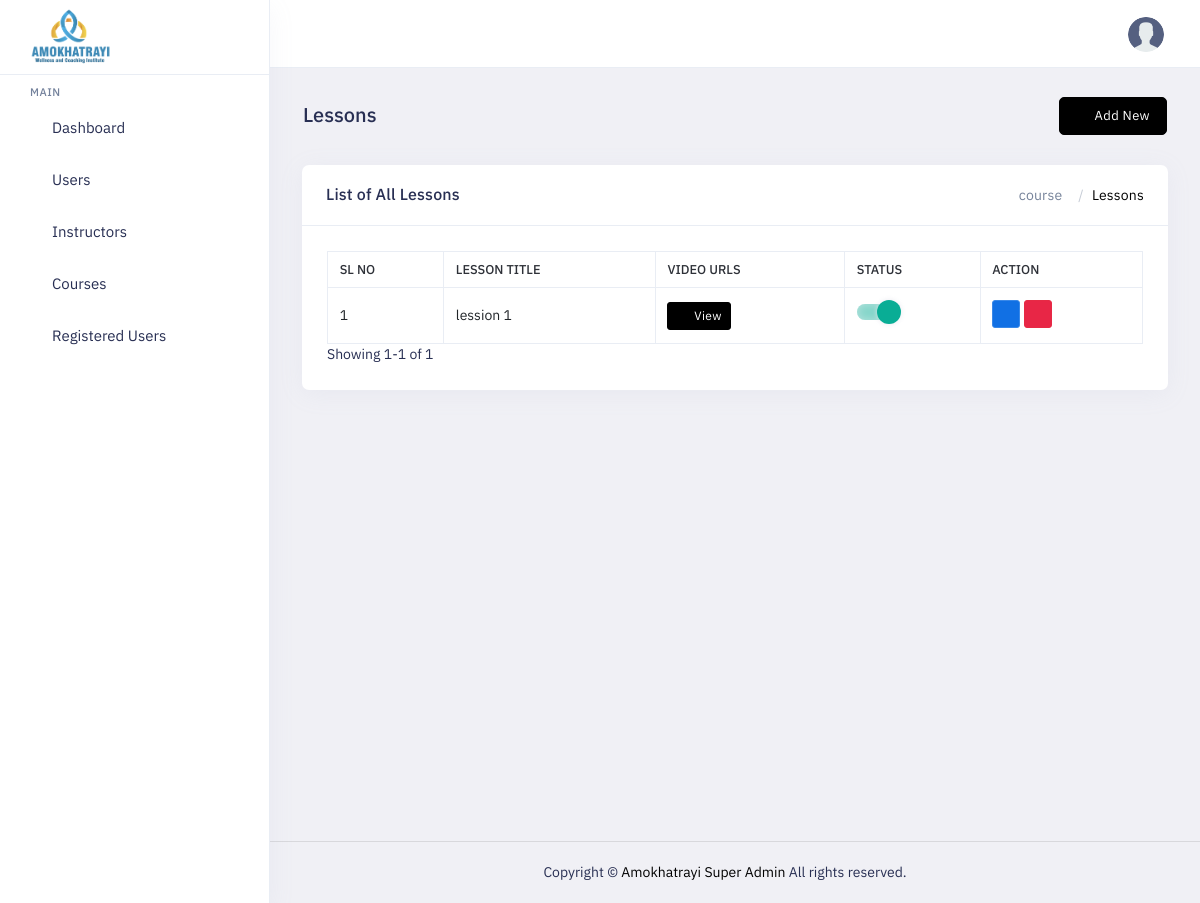
Page /admin-panel/lessionlist/1 (signed in) on the earlier database version.
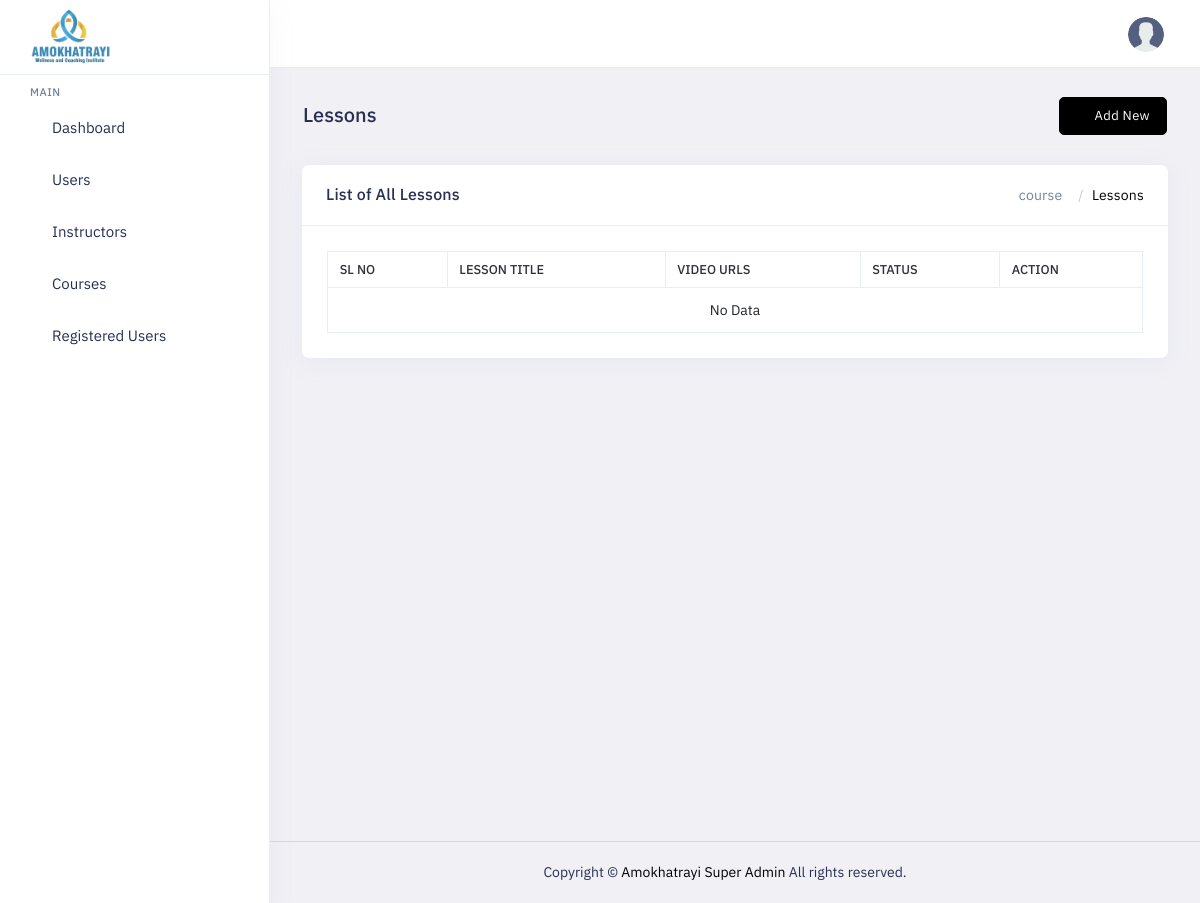
Same page on the later database version.
### superadmin/models.py (models this page shows)
class Lessions(models.Model):
    course = models.ForeignKey(Courses,on_delete=models.CASCADE,null=True, blank=True)
    title = models.TextField(null=True, blank=True)
    is_active = models.BooleanField(default=True)
    created_at = models.DateTimeField(auto_now_add=True)
    updated_at = models.DateTimeField(auto_now=True)

### superadmin/views.py (the view, shortened to what this page needs)
# urls.py: path('lessionlist/<int:id>', views.lessionlist.as_view(), name='lessionlist'),
class lessionlist(LoginRequiredMixin,View):
    def get(self, request, id=None):
        context = {}
        context['lessonid'] =id
        conditions = Q()
        data = Lessions.objects.filter(course=id).order_by('-id')
        p = Paginator(data, 15)
        page_num = request.GET.get('page', 1)
        try:
            page = p.page(page_num)
        except EmptyPage:
            page = p.page(1)
        context['datas'] = page
        context['page'] = page_num
        return renderhelper(request, 'course', 'lesson-view',context)

### superadmin/custom_permision.py (called while the page is built)
    def dispatch(self, request, *args, **kwargs):
        try:
            if request.user.user_type == 4:
                return redirect('superadmin:login')
        except:
            return redirect('superadmin:login')
        if request.user.is_authenticated and request.user.user_type == 4:
            return redirect('superadmin:login')
        if not request.user.is_authenticated:
            return self.handle_no_permission()
        return super().dispatch(request, *args, **kwargs)

### superadmin/helper.py (called while the page is built)
def renderhelper(request,folder,htmlpage,context={}):
    return render(request,'superadmin/'+folder+'/'+htmlpage+'.html',context)

def is_ajax(request):
    return request.META.get('HTTP_X_REQUESTED_WITH') == 'XMLHttpRequest'

### superadmin/templatetags/custom_tags.py (called while the page is built)
@register.simple_tag()
def getcontents(id):
    lead = LessionContents.objects.filter(lesson=id).order_by('id')
    return lead

### templates/superadmin/course/lesson-view.html (shortened to what this page needs)
{% include 'superadmin/layouts/header.html' %}
<div class="main-content app-content mt-0">
    <div class="side-app">
        <div class="main-container container-fluid">
            <div class="page-header">
                <h1 class="page-title">Lessons</h1>
                <div>
                   <a class="btn btn-primary" href="{% url 'superadmin:lessioncreate' lessonid %}"><i class="side-menu__icon fe fe-plus mx-1"></i>Add New</a>
                </div>
            </div>
            <div class="row">
                <div class="col-xl-12">
                    <div class="card">
                        <div class="card-header b-table">
                            <h3 class="card-title">List of All Lessons </h3>
                            <div>
                                <ol class="breadcrumb mb-0"> <li class="breadcrumb-item"> <a href="course-view.php">course</a> </li> <li class="breadcrumb-item active" aria-current="page">Lessons</li> </ol>
                            </div>
                        </div>
                        <div class="card-body">
                            <div class="table-responsive">
                               {% include 'superadmin/course/lesson-table.html' %}
                            </div>
                        </div>
                    </div>
                </div>
            </div>
            </div>
        </div>
    </div>
               </div>
           </div>
{% include 'superadmin/layouts/footer.html' %}

### templates/superadmin/course/lesson-table.html (shortened to what this page needs)
{% load custom_tags %}
 <table
                                    class="table border-top table-bordered mb-0 table-hover  dataTables_wrapper dt-bootstrap5"
                                    id="datatable-basic">
                                    <thead>
                                        <tr>
                                            <th>Sl No</th>
                                            <th>Lesson Title</th>
                                            <th>Video Urls</th>
                                            <th>Status</th>
                                            <th>Action</th>
                                        </tr>
                                    </thead>
                                    <tbody>
                                        {% if datas %}
                                            {% for i in datas %}
                                            <tr>
                                                <td>{{forloop.counter0|add:datas.start_index}}</td>
                                            <td>{{i.title}}</td>
                                            <td><a href="#" class="btn btn-primary btn-sm" data-bs-toggle="modal"
                                                    data-bs-target="#smallmodal{{i.id}}">
                                                    <i class="side-menu__icon fe fe-eye mx-1"></i>View</a>
               </div>
           </div>
                                            <td>
                    <div class="material-switch">
                         </div>
               </td>
            <td>
                <a class="btn btn-info btn-sm mb-1" href="{% url 'superadmin:lessonedit' lessonid i.id %}"><i class="side-menu__icon fe fe-edit"></i></a>
                        <a class="btn btn-danger btn-sm mb-1" href="javascript:void(0)" onclick="delete_modal({{i.id}})"><i class="side-menu__icon fe fe-trash" ></i></a>
            </td>
                                   {% endfor %}
    {% else %}
    <tr>
        <td colspan="9" align="center">
            No Data
        </td>
    </tr>
    {% endif %}
</tbody>
</table>
<div class="pagination_section">
    {% if datas %}
    Showing {{ datas.start_index }}-{{ datas.end_index }} of {{ datas.paginator.count }}
    {% endif %}
</div>

Differences in the rows shown:
removed Lessions: title "lession 1"
Other differences:
{{ datas.start_index }}: "1" → (not shown)
{{ datas.end_index }}: "1" → (not shown)
{{ datas.paginator.count }}: "1" → (not shown)
text no longer shown: "Showing - of"
text now shown: "No Data"
